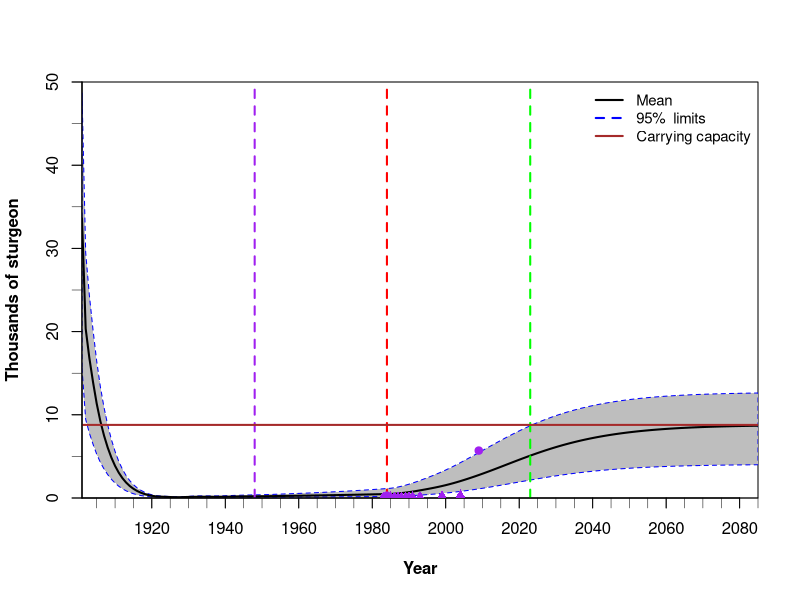

Source code (R):
## Brett van Poorten and Bill Pine
## Sturgeon Code.R
## January 2, 2019
### R code reproduces Bill's SturMod 2.0 Excel file

### adjustments based on recommended edits by Ed Camp and Brett incorporated January 29, 2019

library(ggplot2)
library(reshape)

###------------------------------------------------------###
###--------------------- Parameters ---------------------###
###------------------------------------------------------###

n.st <- 2  # number of pre-recruit stanzas [either 1 (hatchery fish are stocked 
#as eyed eggs) or 2 (hatchery fish are stocked sometime later so wild fish 
#have a period without competition with hatchery fish)]
### NOTE: if n.st==1, you assume fish are stocked after all density dependence is complete;
###       if n.st==2, you assume fish are stocked in the middle of density dependence (so they impact abundance)
AR <- 1  # age at recruitment (end of density-dependent mortality)
A <- 50  # oldest modelled age-class
FIT <- FALSE   # set to true to estimate R0 and second stage U
T1 <- 20       # time starts in 1901; T1 is the year when intense fishing stops (1920)
T2 <- 47       # T2 is the year the dam building began (1947; coffer dams put in; access to habitat lost)
T3 <- 84       # T3 is the year all fishing stopped (1983)
T4 <- 123      # T4 is recovery year period
Ttot <- 185    # Ttot is the total number of years evaluated (until 2085)
T82 <- 83      # T82 is year 1983 first year Zehfuss et al. open estimates at JWLD
T83 <- 84      # T83 is year 1984
T84 <- 85      # T85 is year 1985
T85 <- 86      # T86 is year 1986
T86 <- 87      # T87 is year 1987
T87 <- 88      # T88 is year 1988
T88 <- 89      # T89 is year 1989
T89 <- 90      # T90 is year 1990
T90 <- 91      # T91 is year 1991
T92 <- 93      # T92 is year 1993 and is from USFWS as in Pine and Martel
T98 <- 99      # T98 is year 1999 and is from USFWS as in Pine and Martel
T2003 <- 104    # T2003 is year 2004 and is from USFWS as in Pine and Martel
input <- list()

# Growth
# wild population
input$Linf <- 220       # von Bertalanffy asymptotic length
input$K <- 0.13         # von Bertalanffy 'metabolic' parameter
input$to <- 0           # von Bertalanffy time at zero-length (x-intercept)
input$a <- 6.11e-6      # length-weight scalar
input$b <- 3            # length-weight power parameter

# stocked population
input$Linf.s <- 220
input$K.s <- 0.13
input$to.s <- 0
input$a.s <- 6.11e-6
input$b.s <- 3

# Spawning
# wild population
input$Skip <- TRUE                # skip-spawning? (TRUE/FALSE)
input$Nsk <- 1 # NoSkipInt        # interval between spawning events
input$mai <- 8 # 1st mat          # initial maturation age
input$mah <- 10 # age50matfe      # age at 50% maturity
input$mant <- 5 # yearsofmat      # number of years needed for the entire population to mature
input$mxnt <- 4 # max int         # average skip-spawning interval

# stocked population
input$Skip.s <- TRUE              # skip-spawning? (TRUE/FALSE) 
input$Nsk.s <- 1 # NoSkipInt2     # interval between spawning events
input$mai.s <- 8 # 1st mat2       # initial maturity age
input$mah.s <- 10 # age50matfe2   # age at 50% maturity
input$mant.s <- 5 # yearsofmat2   # number of years needed for entire population to mature 
input$mxnt.s <-4 # max int2       # average skip-spawning interval

# Mortality / Survival
input$M <- .12  #(not used)
input$relmort <- 0.95 # S  #(not used)
input$Mad <- 0.095                # minimum adult mortality (at Linf)
input$Mad.rec <- 0.095            # minimum adult mortality during recovery period
input$u <- 1                      # exploitation rate stage 1
input$bu <- 0.089                 # exploitation rate stage 2
input$bu2 <- 0.0                  # exploitation rate stage 3
input$dome <- TRUE                # dome-shaped exploitation rate? (TRUE/FALSE)
input$lvuln <- 45                 # Length-at-50% vulnerability for ascending curve
input$lvulnsd <- 10               # standard deviation for ascending curve
input$hvuln <- 200                # Length-at-50% vulnerability for descending curve
input$hvulnsd <- 10               # standard deviation for descending curve

# stocked population
input$M.s <- .12  #(not used)
input$S.s <- 0.95  #(not used)
input$Mad.s <- 0.1                # minimum adult mortality (at Linf)
input$Mad.s.rec <- 0.1            # minumum adult mortality during recovery
input$lvuln.s <- 7                # Length-at-50% vulnerability for ascending curve
input$lvulnsd.s <- 10             # standard deviation for ascending curve
input$hvuln.s <- 45               # Length-at-50% vulnerability for descending curve
input$hvulnsd.s <- 10             # standard deviation for descending curve

# Population
input$Ro <- c(9970,2605)          # unfished recruitment (before and after dam)
input$recK <- 5                   # recruitment compensation ratio
input$SXR <- 100                  # initial percent of wild recruitment
input$fid <- 0.5                  # Fidelity to stocked population

# Recruitment modifiers
input$aint <- 2                   # recruitment interval
input$astr <- 1                   # relative strength of strong years
ifelse(input$aint==1,{
  input$astr <- 1
  input$Nstr <- 1
},
input$Nstr <- (input$aint-input$astr)/(input$aint-1))  # Normal strength
input$Cstr <- 1                   # Egg prod divider
input$stock <- 500                # Number stocked (if stocking allowed)
input$Ms <- c(1,1)                # relative mortality of each pre-recruit stanza relative to each other (length must equal N.st)
input$Bs <- c(0.5,0.5)            # relative density effect of each pre-recruit stanza relative to each other (length must equal N.st)

DF <-data.frame(State = c("Unexploited",rep("|",T3-1),"End of Harvest",1:100),
                Year = c(0:(T3),1985:2084),
                Anomoly = c(rep(c(rep(input$Nstr,input$aint-1),input$astr),length=Ttot)),
                Stock = c(rep(FALSE,120),rep(TRUE,20),rep(FALSE,45)),
                U = c(rep(input$u,T1),rep(input$bu,T3-T1),rep(input$bu2,Ttot-T3)),
                Dam =c(rep(1,T2),rep(2,Ttot-T2)),
                stringsAsFactors = FALSE)

###------------------------------------------------------###
###--------------------- Functions ----------------------###
###------------------------------------------------------###

# function that calculates all initial values and vectors
"Initialization" <- function(input){  
  # Note: objects ending in '.s' refer to stocked components
  # weight at maturity
  Wmat <- input$a*(input$Linf*(1-exp(-input$K*(input$mai-1))))^input$b
  Wmat.s <- Wmat
  
  Age <- AR:A
  # number of age-classes
  n.age <- length(Age)
  # length-at-age
  Length <- input$Linf * (1 - exp(-input$K*(Age-input$to)))
  # weight-at-age
  Wt <- input$a*Length^input$b
  # fecundity-at-age
  Fec <- pmax(0,Wt-Wmat)
  # skip spawning frequency (maybe?)
  Sks <- rep(0,n.age)
  ifelse( input$Skip,
          Sks <- pmax(0,(((1/input$mant)/exp(-1))/(input$mah-input$mai))*
                        (Age-input$mai)*exp(-(Age-input$mai)/(input$mah-input$mai))+
                        (1/input$mxnt)^(input$Linf/Length)),
          Sks <- 1/input$Nsk)
  # fecundity-at-age adjusted for skip spawning
  AdjFec <- Fec*Sks
  # Lorenzen-type length-based mortality
  Mu <- rep(0,n.age)
  Mu <- input$Mad*(input$Linf/Length)
  # length-based vulnerability (either logistic or dome-shaped double logistic)
  vuln <- rep(0,n.age)
  ifelse( !input$dome,
          vuln <- 1/(1+exp(-(c(0,Length)-input$lvuln)/input$lvulnsd)),
          vuln <- 1/(1+exp(-(c(0,Length)-input$lvuln)/input$lvulnsd))-
            1/(1+exp(-(c(0,Length)-input$hvuln)/input$hvulnsd)))
  # survivorship
  La <- rep(0,n.age)
  La[1] <- 1
  LaBurn <- Laf <- La
  for(i in 2:A){
    La[i] <- La[i-1]*exp(-Mu[i-1])  # survivorship absent fishing
    LaBurn[i] <- LaBurn[i-1]*(1-input$bu*vuln[i-1])*exp(-Mu[i-1]) # survivorship during burn-in
    Laf[i] <- Laf[i-1]*(1-input$u*vuln[i-1])*exp(-Mu[i-1])  # survivorship during fishing
  }
  
  # all the same vectors as above, but for stocked fish
  Length.s <- input$Linf.s * (1 - exp(-input$K.s*(Age-input$to.s)))
  Wt.s <- input$a.s*Length.s^input$b.s
  Fec.s <- pmax(0,Wt.s-Wmat.s)
  Sks.s <- rep(0,n.age)
  ifelse( input$Skip.s,
          Sks.s <- pmax(0,(((1/input$mant.s)/exp(-1))/(input$mah.s-input$mai.s))*
                          (Age-input$mai.s)*exp(-(Age-input$mai.s)/(input$mah.s-input$mai.s))+
                          (1/input$mxnt.s)^(input$Linf.s/Length.s)),
          Sks.s <- 1/input$Nsk.s)
  AdjFec.s <- Fec.s*Sks.s
  Mu.s <- rep(0,n.age)
  Mu.s <- input$Mad.s*(input$Linf.s/Length.s)
  vuln.s <- rep(0,n.age)
  ifelse( !input$dome,
          vuln.s <- 1/(1+exp(-(c(0,Length.s)-input$lvuln.s)/input$lvulnsd.s)),
          vuln.s <- 1/(1+exp(-(c(0,Length.s)-input$lvuln.s)/input$lvulnsd.s))-
            1/(1+exp(-(c(0,Length.s)-input$hvuln.s)/input$hvulnsd.s)))
  La.s <- rep(0,n.age)
  La.s[1] <- 1
  LaBurn.s <- Laf.s <- La.s
  for(i in 2:A){
    La.s[i] <- La.s[i-1]*exp(-Mu.s[i-1])
    LaBurn.s[i] <- LaBurn.s[i-1]*(1-input$bu*vuln.s[i-1])*exp(-Mu.s[i-1])
    Laf.s[i] <- Laf.s[i-1]*(1-input$u*vuln.s[i-1])*exp(-Mu.s[i-1])
  }
  out <- list()
  out$Age <- Age
  out$Length <- Length
  out$Wt <- Wt
  out$Fec <- Fec
  out$Sks <- Sks
  out$AdjFec <- AdjFec
  out$Mu <- Mu
  out$vuln <- vuln
  out$La <- La
  out$LaBurn <- LaBurn
  out$Laf <- Laf
  out$Length.s <- Length.s
  out$Wt.s <- Wt.s
  out$Fec.s <- Fec.s
  out$Sks.s <- Sks.s
  out$AdjFec.s <- AdjFec.s
  out$Mu.s <- Mu.s
  out$vuln.s <- vuln.s
  out$La.s <- La.s
  out$LaBurn.s <- LaBurn.s
  out$Laf.s <- Laf.s
  return(out)
}

### PRELIMINARY CALCULATIONS
"Prelim.Calc" <- function(input,dam.opt){
  init <- Initialization(input)
  
  # equilibrium unfished eggs per recruit
  EPRo <- sum(init$AdjFec*init$La)
  
  # unfished egg abundance
  ifelse(input$SXR==100,
         Eo <- input$Ro[dam.opt]*EPRo/input$Cstr,
         Eo <- (input$Ro[dam.opt]/2*EPRo)/input$Cstr)
  
  # fished eggs per recruit
  EpRf <- sum(init$AdjFec*init$Laf)
  
  # Beverton-Holt alpha parameter (maximum recruits per spawner)
  reca <- input$recK/EPRo
  reca.st <- vector()  # alpha for each pre-recruit stanza
  for(i in 1:n.st){
    reca.st[i] <- exp(log(reca)*input$Ms[i]/sum(input$Ms[1:n.st]))
  }
  
  # Beverton-Holt beta parameter (carrying capacity parameter)
  recb <- (input$recK-1)/(Eo)
  recb.st <- vector()  # beta for each pre-recruit stanza
  den <- vector()
  tmp.reca.st <- c(1,reca.st)
  for(i in 1:n.st)
    den[i] <- input$Bs[i]*prod(tmp.reca.st[1:i])
  recb.st <- input$Bs[1:n.st]*recb/sum(den[1:n.st])
  
  # effective egg abundance
  EfecEo <- max(0,(reca*EpRf-1)/(recb*EpRf))
  
  # unfished eggs per recruit for stocked fish
  EPRo.s <- sum(init$AdjFec.s*init$La.s)
  
  # unfished egg abundance for stocked fish
  ifelse(input$SXR==100,
         Eo.s <- input$Ro[dam.opt]*EPRo.s,
         Eo.s <- (input$Ro[dam.opt]/2*EPRo.s))
  
  # fished eggs per recruit for stocked fish
  EpRf.s <- sum(init$AdjFec.s*init$Laf.s)
  
  # Beverton-Holt alpha parameter for stocked fish (maximum recruits per spawner)
  reca.s <- input$recK/EPRo.s
  
  # Beverton-Holt beta parameter for stocked fish (carrying capacity parameter)
  recb.s <- (input$recK-1)/Eo.s
  
  # effective egg abundance for stocked fish
  EfecEo.s <- max(0,(reca.s*EpRf.s-1)/(recb.s*EpRf.s))
  
  # unfished abundance
  N0 <- sum(input$Ro[dam.opt]*init$La)
  
  out<-list()
  out$EPRo <- EPRo
  out$Eo <- Eo
  out$EpRf <- EpRf
  out$reca <- reca
  out$recb <- recb
  out$reca.st <- reca.st
  out$recb.st <- recb.st
  out$EfecEo <- EfecEo
  out$EPRo.s <- EPRo.s
  out$Eo.s <- Eo.s
  out$EpRf.s <- EpRf.s
  out$reca.s <- reca.s
  out$recb.s <- recb.s
  out$EfecEo.s <- EfecEo.s
  out$N0 <- N0
  return(out)
}

# Use brute-force to calculate MSY and UMSY
"MSY" <- function(par.input=input,vals=DF){
  U.opt <- seq(0,0.5,length=500)                # evaluate over a range of exploitation rates
  VB <- VN <- YB <- YN <- Rf <- matrix(nrow=500,ncol=2)    # set up matrices of vulnerable biomass, vulnerable numbers and yield across U and dam (before and after)
  init <- Initialization(par.input)
  EPRo <- sum(init$AdjFec*init$La)             # unfished eggs per recruit
  for(dam in 1:2){                             # evaluate without (1) and with (2) dam
    for(i in 1:500){
      par.input$u <- U.opt[i]
      init <- Initialization(par.input)
      EpRf <- sum(init$AdjFec*init$Laf)        # fished eggs per recruit at U=U.opt[i]
      # calculate equilibrium fished recruits
      Rf[i,dam] <- par.input$Ro[dam]*EPRo/EpRf*(par.input$recK*EpRf/EPRo-1)/(par.input$recK-1)
      VB[i,dam] <- Rf[i,dam]*sum(init$Wt*init$vuln[2:(n.age+1)]*init$Laf)  # vulnerable biomass
      VN[i,dam] <- Rf[i,dam]*sum(init$vuln[2:(n.age+1)]*init$Laf)          # vulnerable numbers of fish 
      YB[i,dam] <- sum(par.input$u*VB[i,dam])       # yield in biomass
      YN[i,dam] <- sum(par.input$u*VN[i,dam])       # yield in biomass
    }
  }
  out <- list()
  out$YB <- YB
  out$YN <- YN
  out$U <- U.opt
  out$VB <- VB
  out$VN <- VN
  out$Rf <- Rf
  return(out)
}


### POPULATION ABUNDANCE TABLES
"Dynamic.Mod" <- function(par.input=input,vals=DF){
  init <- Initialization(par.input)
  
  Age <- init$Age
  Length <- init$Length
  Wt <- init$Wt
  Fec <- init$Fec
  Sks <- init$Sks
  AdjFec <- init$AdjFec
  Mu <- init$Mu
  vuln <- init$vuln
  La <- init$La
  LaBurn <- init$LaBurn
  Laf <- init$Laf
  Length.s <- init$Length.s
  Wt.s <- init$Wt.s
  Fec.s <- init$Fec.s
  Sks.s <- init$Sks.s
  AdjFec.s <- init$AdjFec.s
  Mu.s <- init$Mu.s
  vuln.s <- init$vuln.s
  La.s <- init$La.s
  LaBurn.s <- init$LaBurn.s
  Laf.s <- init$Laf.s
  Mu.rec <- par.input$Mad.rec*(input$Linf/Length)
  Mu.s.rec <- par.input$Mad.s.rec*(input$Linf/Length)
  
  yr <- vals$Year
  anom <- vals$Anomoly
  rel <- vals$Stock
  U <- vals$U
  Dam <- vals$Dam
  n.age <- length(Age)
  
  calcs <- Prelim.Calc(par.input,1)   # preliminary calculations for pre-dam condition
  EPRo <- calcs$EPRo
  Eo <- list()
  Eo[[1]] <- calcs$Eo
  EpRf <- calcs$EpRf
  reca <- calcs$reca
  recb <- list()
  recb[[1]] <- calcs$recb
  reca.st <- calcs$reca.st
  recb.st <- list()
  recb.st[[1]] <- calcs$recb.st
  EfecEo <- list()
  EfecEo[[1]] <- calcs$EfecEo
  EPRo.s <- calcs$EPRo.s
  Eo.s <- list()
  Eo.s[[1]] <- calcs$Eo.s
  EpRf.s <- calcs$EpRf.s
  reca.s <- calcs$reca.s
  recb.s <- list()
  recb.s[[1]] <- calcs$recb.s
  EfecEo.s <- list()
  EfecEo.s[[1]] <- calcs$EfecEo.s
  N0 <- calcs$N0
  
  calcs2 <- Prelim.Calc(par.input,2)   # preliminary calculations for post-dam condition
  Eo[[2]] <- calcs2$Eo
  recb[[2]] <- calcs2$recb
  recb.st[[2]] <- calcs2$recb.st
  EfecEo[[2]] <- calcs2$EfecEo
  Eo.s[[2]] <- calcs2$Eo.s
  recb.s[[2]] <- calcs2$recb.s
  EfecEo.s[[2]] <- calcs2$EfecEo.s
  
  Nt <- vector()       # abundance of wild fish per year
  Bt <- vector()       # biomass of wild fish per year
  Eggs <- vector()     # wild eggs per year
  Nt.s <- vector()     # abundance of stocked fish per year
  Bt.s <- vector()     # biomass of stocked fish per year
  Eggs.s <- vector()   # eggs of stocked fish per year
  Eggs.t <- vector()   # total eggs per year
  rat <- vector()      # ratio of stocked to wild eggs per year
  R.t <- vector()      # total recruits per year
  p.egg <- vector()    # proportion of total eggs that are wild-origin
  p.egg.s <- vector()  # proportion of total eggs that are hatchery-origin
  dyn.EPR <- rep(0,Ttot)  # dynamic eggs per recruit (used for true dynamic SPR)
  R <- matrix(nrow=n.st,ncol=Ttot)        # wild recruits per year
  R.s <- matrix(nrow=n.st,ncol=Ttot)      # stocked recruits per year
  N.w <- matrix(nrow=Ttot+1,ncol=A)  # matrix of wild fish
  N.s <- N.w                        # matrix of stocked fish
  
  # simulate equilibrium initial abundance (before dam)
  Sint <- c(rep(1,par.input$Nsk))
  N.w[1,1] <- par.input$Ro[1]*La[1]*par.input$SXR/100        # initial unfished wild recruits
  N.w[1,2:A] <- N.w[1,1]*La[2:A]                  # initial unfished wild age structure
  N.s[1,1] <- par.input$Ro[1]*La.s[1]*(1-par.input$SXR/100)  # initial unfished stocked recruits
  N.s[1,2:A] <- N.s[1,1]*La.s[2:A]                # initial unfished stocked age structure
  # simulate over years
  for(y in 1:Ttot){
    if(y >= T3){
      Mu <- Mu.rec
      Mu.s <- Mu.s.rec
    }
    Eggs[y] <- max(1e-5,sum(N.w[y,]*AdjFec))      # eggs produced from wild population
    Eggs.s[y] <- max(1e-5,sum(N.s[y,]*AdjFec.s))  # eggs produced from stocked population
    Eggs.t[y] <- Eggs[y]+Eggs.s[y]                # total egg production
    rat[y] <- Eggs.s[y]/Eggs[y]                   # ratio of stocked to wild eggs
    R.t[y] <- max(0,reca.st[1]*Eggs.t[y]/(1+recb.st[[Dam[y]]][1]*Eggs.t[y]))*anom[y]  # Total recruitment to first stanza (includes anomoly)
    p.egg[y] <- Eggs[y]/Eggs.t[y]                 # proportion of eggs that are wild
    p.egg.s[y] <- Eggs.s[y]/Eggs.t[y]             # proportion of eggs that are stocked
    R[1,y] <- R.t[y]*p.egg[y]+R.t[y]*p.egg.s[y]*(1-par.input$fid)  # wild recruits to stanza 1 (accounts for stocked eggs 'naturalizing')
    R.s[1,y] <- R.t[y]*p.egg.s[y]*par.input$fid       # stocked recruits to stanza 1
    ifelse(n.st==1,                               # if there is only 1 recruitment stanza
           N.w[y+1,1] <- R[1,y],                       # age-1 fish are equal to calculated recruits
           {                                           # if there are 2 recruitment stanzas (where stocked fish are now added)
             tot.R <- R[1,y]+R.s[1,y]+par.input$stock*rel[y]           # competition for resources includes all fish (including stocked)
             N.w[y+1,1] <- reca.st[2]*R[1,y]/(1+recb.st[[Dam[y]]][2]*tot.R)  # wild recruits to population are negatively impacted by competition from all
           })
    for(a in 1:A){
      dyn.EPR[y] <- dyn.EPR[y]+(N.w[y,a]*AdjFec[a]+N.s[y,a]*AdjFec.s[a])/(N.w[max(y-a+1,1),1]+N.s[max(y-a+1,1),1])
    }
    N.w[y+1,2:A] <- pmax(0,N.w[y,1:(A-1)]*(1-U[y]*vuln[1:(A-1)])*exp(-Mu[1:(A-1)])) # wild abundance of older fish is impacted by length-specific natural mortality and exploitation
    ifelse(n.st==1,                                      # if there is only 1 recruitment stanza
           N.s[y+1,1] <- R.s[1,y]+rel[y]*par.input$stock,     # age-1 stocked fish are equal to calculated recruits
           {                                              # if there are 2 recruitment stanzas (where stocked fish are now added)
             tot.R <- R[1,y]+R.s[1,y]+rel[y]*par.input$stock  # competition for resources includes all fish (including stocked)
             R.s.tmp <- R.s[1,y]+rel[y]*par.input$stock       # hatchery fish...
             N.s[y+1,1] <- reca.st[2]*R.s.tmp/(1+recb.st[[Dam[y]]][2]*tot.R)})  # hatchery recruits to population are negatively impacted by competition from all
    N.s[y+1,2:A] <- pmax(0,N.s[y,1:(A-1)]*(1-U[y]*vuln.s[1:(A-1)])*exp(-Mu.s[1:(A-1)]))  # hatchery recruits to population are negatively impacted by length-specific natural mortality and exploitation
  }
  # Annual summaries
  Nt <- pmax(0,rowSums(N.w))   # total wild abundance per year
  Bt <- rowSums(sweep(N.w,2,Wt,'*'))  # total wild biomass per year
  Nt.s <- pmax(0,rowSums(N.s))  # total stocked abundance per year
  Bt.s <- rowSums(sweep(N.s,2,Wt.s,'*'))  # total stocked biomass per year
  N.sum <- Nt+Nt.s  # total abundance per year
  B.sum <- Bt+Bt.s  # total biomass per year
  vuln.N <- rowSums(sweep(N.w,2,vuln[AR:A],'*')+sweep(N.s,2,vuln.s[AR:A],'*'))  # vulnerable abundance per year
  a4N <- rowSums(N.w[,4:A])
  a2N <- rowSums(N.w[,2:A])
  vuln.B <- rowSums(sweep(N.w,2,(vuln[AR:A]*Wt),'*')+sweep(N.s,2,(vuln.s[AR:A]*Wt.s),'*'))  # vulnerable biomass per year
  av.vuln.wt <- vuln.B/vuln.N  # average vulnerable weight per year
  N.harv <- U*vuln.N[1:Ttot]           # numbers harvested per year
  B.harv <- U*vuln.B[1:Ttot]           # biomass harvested per year
  p.w <- Nt / (Nt + Nt.s)              # proportion wild
  p.s <- Nt.s / (Nt + Nt.s)            # proportion stocked
  p.orig.N <- Nt/Nt[1]                 # abundance relative to unfished
  p.orig.B <- Bt/Bt[1]                 # biomass relative to unfished
  p.orig.vulnN <- vuln.N/vuln.N[1]
  dyn.SPR <- Eggs.t/Eggs.t[1]          # eggs relative to unfished (not really SPR)
  dyn.SPR2 <- dyn.EPR/EPRo             # true dynamic SPR
  
  out <- list()
  out$Nt <- Nt
  out$Bt <- Bt
  out$Eggs <- Eggs
  out$Nt.s <- Nt.s
  out$Bt.s <- Bt.s
  out$Eggs.s <- Eggs.s
  out$Eggs.t <- Eggs.t
  out$N.sum <- N.sum
  out$a4N <- a4N
  out$B.sum <- B.sum
  out$vuln.N <- vuln.N
  out$vuln.B <- vuln.B
  out$av.vuln.wt <- av.vuln.wt
  out$N.harv <- N.harv
  out$B.harv <- B.harv
  out$p.w <- p.w
  out$p.s <- p.s
  out$p.orig.N <- p.orig.N
  out$p.orig.B <- p.orig.B
  out$dyn.SPR <- dyn.SPR
  out$dyn.SPR2 <- dyn.SPR2
  out$rat <- rat
  out$R.t <- R.t
  out$p.egg <- p.egg
  out$p.egg.s <- p.egg.s
  out$R <- R
  out$R.s <- R.s
  out$N.w <- N.w
  out$N.s <- N.s
  out$pN02023 <- p.orig.N[T4]
  out$prec <- a4N[T3]/4195
  out$Nclose <- a2N[T3]
  return(out)
}

###------------------------------------------------------###
###-------------------- Initialize ----------------------###
###------------------------------------------------------###

theta <- c(log(0.5/(1-0.5)),log(0.12/(1-0.12)))  # estimate two stages of exploitation

fr <- function(theta){
  trial.inp <- input
  trial.DF <- DF
  trial.DF$Stock <- rep(FALSE,Ttot)
  trial.DF$U[1:T1] <- 1/(1+exp(-theta[1]))
  trial.DF$U[(T1+1):T3] <- 1/(1+exp(-theta[2]))
  trial.inp$Ro <- c(14452,3770)#c(9970,2605)
  dyn <- Dynamic.Mod(trial.inp,trial.DF)
  SS <- vector()
  # fit to unfished abundance
  SS[1] <- (log(dyn$Nclose)-log(282))^2  # fit to 1985 abundance
  SS[2] <- (log(dyn$a4N[109])-log(2000))^2 # fit to 2009 abundance
  
  return(sum(SS))
}

if(FIT){
  est<-optim(theta,fr,method="BFGS",control=list(maxit=1000))
}

###------------------------------------------------------###
###---------------------- Figures -----------------------###
###------------------------------------------------------###

# inputs are different starting values (lower, upper 95% CI) 
#    for unfished recruitment (R0), stage-1 (yrs 1-12) and stage-2 exploitation rate (U for years 13-24)
#    Baseline estimates are based on age-4 fish at unfished (with a dam: Ahrens and Pine 2013): 4,195 (CI 1,932-6,066),
#    age-4 in 1985 (Wooley and Crateau 1985): 282, and recent estimates (Pine and Martell 2009): 2000
#L95.R0=c(4625,1200),mu.R0=c(9970,2605),U95.R0=c(14452,3770),L95.U1=1,mu.U1=1,U95.U1=1,L95.U2=0.094,mu.U2=0.089,U95.U2=0.077
"Scenario1" <- function(L95.R0=c(4625,1200),mu.R0=c(9970,2605),U95.R0=c(14452,3770),L95.U1=1,mu.U1=1,U95.U1=1,L95.U2=0.094,mu.U2=0.089,U95.U2=0.077){
  base.inp <- input
  base.DF <- DF
  base.DF$Stock <- rep(FALSE,Ttot)
  base.inp$Ro <- mu.R0
  base.DF$U = c(rep(mu.U1,T1),rep(mu.U2,T3-T1),rep(input$bu2,Ttot-T3))
  mid.est <- Dynamic.Mod(base.inp,base.DF)
  base.inp$Ro <- L95.R0
  base.DF$U = c(rep(L95.U1,T1),rep(L95.U2,T3-T1),rep(input$bu2,Ttot-T3))
  low.est <- Dynamic.Mod(base.inp,base.DF)
  base.inp$Ro <- U95.R0
  base.DF$U = c(rep(U95.U1,T1),rep(U95.U2,T3-T1),rep(input$bu2,Ttot-T3))
  upp.est <- Dynamic.Mod(base.inp,base.DF)
  cat("Median SPR: ",mid.est$dyn.SPR2[T4],"\n")
  cat("CI: ",low.est$dyn.SPR2[T4],", ",upp.est$dyn.SPR2[T4],"\n")
  plot(upp.est$N.sum[1:Ttot],t="n",xaxt="n",yaxt="n",ylab="Thousands of sturgeon",
       xlab="Year",xaxs="i",font.lab=2,yaxs="i",ylim=c(-1,50000))
  polygon(x=c(1:Ttot,rev(1:Ttot)),y=c(low.est$N.sum[1:Ttot],rev(upp.est$N.sum[1:Ttot])),
          col="grey",border="blue",lty=2)
  lines(mid.est$N.sum[1:Ttot],lty=1,lwd=2)
  abline(v=T2+1,col="purple",lty=2,lwd=2)
  abline(v=T3,col="red",lty=2,lwd=2)
  abline(v=T4,col="green",lty=2,lwd=2)
  abline(h=8784,col="brown",lwd=2)
  axis(1,at=seq(0,Ttot,20),seq(1900,2085,20))
  axis(1,at=seq(0,Ttot,5),labels=FALSE,lwd=0.5)
  axis(2,at=seq(0,100000,10000),seq(0,100,10))
  axis(2,at=seq(0,100000,5000),labels=FALSE,lwd=0.5)
  # put Wooley and Crateau 1985 estimate on the figure
  points(T3,282,pch=19,col="purple")
  points(T82,111,pch=17,col="purple")
  points(T83,119,pch=17,col="purple")
  points(T84,117,pch=17,col="purple")
  points(T85,108,pch=17,col="purple")
  points(T86,103,pch=17,col="purple")
  points(T87,88,pch=17,col="purple")
  points(T88,89,pch=17,col="purple")
  points(T89,90,pch=17,col="purple")
  points(T90,117,pch=17,col="purple")
  points(T92,155,pch=17,col="purple")
  points(T98,260,pch=17,col="purple")
  points(T2003,350,pch=17,col="purple")
  lines(rep(T3,2),c(181,645),col="purple")
  points(109,2000/(mid.est$a4N[109]/mid.est$N.sum[109]),pch=19,col="purple")
  legend("topright",lty=c(1,2,1),legend=c("Mean","95%  limits","Carrying capacity"),
         bty="n",col=c("black","blue","brown"),lwd=2,cex=0.9)
}
#pdf("Figure 1.pdf",width=11,height=6)
Scenario1()
#dev.off()

# inputs include baseline recruitment (R0), baseline 2nd stage exploitation (U.base)
#   and then proportional change in 1st and 2nd exploitation rates to achieve 
#   50, 75, 95 and 99% unfished abundance (N0) by 2023
Scenario2 <- function(mu.R0=c(9970,2605),U.base=0.089,p.50=0.985,p.75=0.83,p.95=0.56,p.99=0.5){
  base.inp <- input
  base.DF <- DF
  base.DF$Stock <- rep(FALSE,Ttot)
  base.inp$Ro <- mu.R0
  base.DF$U = c(rep(input$u,T1),rep(U.base,T3-T1),rep(input$bu2,Ttot-T3))
  baseline.est <- Dynamic.Mod(base.inp,base.DF)   # base model run
  base.DF$U = base.DF$U * p.50
  est.50 <- Dynamic.Mod(base.inp,base.DF)   # model run ending with 50% N0 by 2023
  base.DF$U = base.DF$U * p.75
  est.75 <- Dynamic.Mod(base.inp,base.DF)   # model run ending with 75% N0 by 2023
  base.DF$U = base.DF$U * p.95
  est.95 <- Dynamic.Mod(base.inp,base.DF)   # model run ending with 95% N0 by 2023
  base.DF$U = base.DF$U * p.99
  est.99 <- Dynamic.Mod(base.inp,base.DF)   # model run ending with 99% N0 by 2023
  cat("To attain 50% carrying capacity, N would have to have been ",est.50$N.sum[T3]/baseline.est$N.sum[T3]," higher in 1984\n")
  cat("To attain 75% carrying capacity, N would have to have been ",est.75$N.sum[T3]/baseline.est$N.sum[T3]," higher in 1984\n")
  cat("To attain 95% carrying capacity, N would have to have been ",est.95$N.sum[T3]/baseline.est$N.sum[T3]," higher in 1984\n")
  cat("To attain 99% carrying capacity, N would have to have been ",est.99$N.sum[T3]/baseline.est$N.sum[T3]," higher in 1984\n")
  cat("Baseline SPR: ",baseline.est$dyn.SPR2[T4],"\n")
  cat("50% N0 SPR: ",est.50$dyn.SPR2[T4],"\n")
  cat("75% N0 SPR: ",est.75$dyn.SPR2[T4],"\n")
  cat("95% N0 SPR: ",est.95$dyn.SPR2[T4],"\n")
  cat("99% N0 SPR: ",est.99$dyn.SPR2[T4],"\n")
  plot(baseline.est$N.sum[1:Ttot],t="l",lwd=2,xaxt="n",yaxt="n",ylim=c(-1,50000),
       ylab="Thousands of sturgeon",xlab="Year",xaxs="i",font.lab=2,yaxs="i")
  lines(est.50$N.sum[1:Ttot],col="blue",lwd=2)
  lines(est.75$N.sum[1:Ttot],col="grey",lwd=2)
  lines(est.95$N.sum[1:Ttot],col="darkgreen",lwd=2)
  lines(est.99$N.sum[1:Ttot],col="orange",lwd=2)
  lines(baseline.est$N.sum[1:Ttot],col="black",lwd=2)
  axis(1,at=seq(0,Ttot,20),seq(1900,2085,20))
  axis(1,at=seq(0,Ttot,5),labels=FALSE,lwd=0.5)
  axis(2,at=seq(0,100000,10000),seq(0,100,10))
  axis(2,at=seq(0,100000,5000),labels=FALSE,lwd=0.5)
  abline(v=T2+1,col="purple",lty=2,lwd=2)
  abline(v=T3,col="red",lty=2,lwd=2)
  abline(v=T4,col="green",lty=2,lwd=2)
  abline(h=8784,col="brown",lwd=2)
  legend("topright",lty=1,legend=c("Baseline","50% recovered","75% recovered",
                                   "95% recovered","99% recovered","Carrying capacity"),
         bty="n",col=c("black","blue","grey","darkgreen","orange","brown"),lwd=2,cex=0.9)
}
#pdf("Figure 2.pdf",width=11,height=6)
#Scenario2()
#dev.off()

"Scenario3" <- function(mu.R0=c(9970,2605),U.base=0.089){
  base.inp <- input
  base.DF <- DF
  base.DF$Stock <- rep(FALSE,Ttot)
  base.inp$Ro <- mu.R0
  base.DF$U = c(rep(input$u,T1),rep(U.base,T3-T1),rep(input$bu2,Ttot-T3))
  baseline.est <- Dynamic.Mod(base.inp,base.DF)   # base model run
  base.DF$U = c(rep(input$u,T1),rep(U.base,T3-T1),rep(0.01,Ttot-T3))
  U01.est <- Dynamic.Mod(base.inp,base.DF)   # additional exploitation pressure after 'closure'
  base.DF$U = c(rep(input$u,T1),rep(U.base,T3-T1),rep(0.05,Ttot-T3))
  U05.est <- Dynamic.Mod(base.inp,base.DF)   # additional exploitation pressure after 'closure'
  base.DF$U = c(rep(input$u,T1),rep(U.base,T3-T1),rep(0.1,Ttot-T3))
  U1.est <- Dynamic.Mod(base.inp,base.DF)   # additional exploitation pressure after 'closure'
  base.DF$U = c(rep(input$u,T1),rep(U.base,T3-T1),rep(input$bu2,Ttot-T3))
  base.inp$Mad.rec <- 0.145
  M145.est <- Dynamic.Mod(base.inp,base.DF)   # additional exploitation pressure after 'closure'
  base.inp$Mad.rec <- 0.12
  M12.est <- Dynamic.Mod(base.inp,base.DF)   # additional exploitation pressure after 'closure'
  base.inp$Mad.rec <- 0.105
  M105.est <- Dynamic.Mod(base.inp,base.DF)   # additional exploitation pressure after 'closure'
  base.inp$Mad.rec <- 0.085
  M085.est <- Dynamic.Mod(base.inp,base.DF)   # additional exploitation pressure after 'closure'
  base.inp$Mad.rec <- 0.07
  M07.est <- Dynamic.Mod(base.inp,base.DF)   # additional exploitation pressure after 'closure'
  cat("U=0.01 SPR: ",baseline.est$dyn.SPR2[T4],"\n")
  cat("U=0.5 SPR: ",U01.est$dyn.SPR2[T4],"\n")
  cat("U=1 SPR: ",U1.est$dyn.SPR2[T4],"\n")
  cat("M=0.145 SPR: ",M145.est$dyn.SPR2[T4],"\n")
  cat("M=0.12 SPR: ",M12.est$dyn.SPR2[T4],"\n")
  cat("M=0.105 SPR: ",M105.est$dyn.SPR2[T4],"\n")
  cat("M=0.085 SPR: ",M085.est$dyn.SPR2[T4],"\n")
  cat("M=0.07 SPR: ",M07.est$dyn.SPR2[T4],"\n")
  
  layout(matrix(1:2,nrow=1))
  par(mar=c(5,4,1,0))
  plot(baseline.est$N.sum[1:Ttot],t="l",lwd=2,xaxt="n",yaxt="n",ylim=c(-1,50000),
       ylab="Thousands of sturgeon",xlab="Year",xaxs="i",font.lab=2,yaxs="i")
  lines(U01.est$N.sum[1:Ttot],col="blue",lwd=2)
  lines(U05.est$N.sum[1:Ttot],col="grey",lwd=2)
  lines(U1.est$N.sum[1:Ttot],col="darkgreen",lwd=2)
  lines(baseline.est$N.sum[1:Ttot],col="black",lwd=2)
  axis(1,at=seq(0,Ttot,20),seq(1900,2085,20))
  axis(1,at=seq(0,Ttot,5),labels=FALSE,lwd=0.5)
  axis(2,at=seq(0,100000,10000),seq(0,100,10))
  axis(2,at=seq(0,100000,5000),labels=FALSE,lwd=0.5)
  abline(v=T2+1,col="purple",lty=2,lwd=2)
  abline(v=T3,col="red",lty=2,lwd=2)
  abline(v=T4,col="green",lty=2,lwd=2)
  abline(h=8784,col="brown",lwd=2)
  legend("topleft","A",text.font=2,cex=1.2,bty="n")
  legend("topright",lty=1,legend=c("Baseline","U=0.01","U=0.05",
                                   "U=0.10","Carrying capacity"),
         bty="n",col=c("black","blue","grey","darkgreen","brown"),lwd=2,cex=0.9)
  
  par(mar=c(5,2,1,2))
  plot(baseline.est$N.sum[1:Ttot],t="l",lwd=2,xaxt="n",yaxt="n",ylim=c(0,50000),
       ylab="",xlab="Year",xaxs="i",font.lab=2,yaxs="i")
  lines(M145.est$N.sum[1:Ttot],col="blue",lwd=2)
  lines(M12.est$N.sum[1:Ttot],col="darkgreen",lwd=2)
  lines(M105.est$N.sum[1:Ttot],col="orange",lwd=2)
  lines(M085.est$N.sum[1:Ttot],col="grey",lwd=2)
  lines(M07.est$N.sum[1:Ttot],col="purple",lwd=2)
  lines(baseline.est$N.sum[1:Ttot],col="black",lwd=2)
  axis(1,at=seq(0,Ttot,20),seq(1900,2085,20))
  axis(1,at=seq(0,Ttot,5),labels=FALSE,lwd=0.5)
  axis(2,at=seq(0,100000,5000),labels=FALSE,lwd=0.5)
  abline(v=T2+1,col="purple",lty=2,lwd=2)
  abline(v=T3,col="red",lty=2,lwd=2)
  abline(v=T4,col="green",lty=2,lwd=2)
  abline(h=9000,col="brown",lwd=2)
  legend("topleft","B",text.font=2,cex=1.2,bty="n")
  legend("topright",lty=1,legend=c("Baseline","M=0.146","M=0.120",
                                   "M=0.105","M=0.085","M=0.070","Carrying capacity"),
         bty="n",col=c("black","blue","darkgreen","orange","grey","purple","brown"),lwd=2,cex=0.9)
}
#pdf("Figure 3.pdf",width=11,height=6)
#Scenario3()
#dev.off()

"Scenario4" <- function(mu.R0=c(9970,2605),U.base=0.089){
  base.inp <- input
  base.DF <- DF
  base.DF$Stock <- rep(FALSE,Ttot)
  base.inp$Ro <- mu.R0
  base.DF$U = c(rep(input$u,T1),rep(U.base,T3-T1),rep(input$bu2,Ttot-T3))
  baseline.est <- Dynamic.Mod(base.inp,base.DF)   # base model run
  base.inp$astr <- 2
  base.inp$aint <- 2
  base.inp$Nstr <- (base.inp$aint-base.inp$astr)/(base.inp$aint-1)  # Normal strength
  base.DF$Anomoly = c(rep(c(rep(base.inp$Nstr,base.inp$aint-1),base.inp$astr),length=Ttot))  
  skip2 <- Dynamic.Mod(base.inp,base.DF)   # spawn every 2nd year
  base.inp$aint <- 4
  base.inp$Nstr <- (base.inp$aint-base.inp$astr)/(base.inp$aint-1)  # Normal strength
  base.DF$Anomoly = c(rep(c(rep(base.inp$Nstr,base.inp$aint-1),base.inp$astr),length=Ttot))  
  skip4 <- Dynamic.Mod(base.inp,base.DF)   # spawn every 4th year
  base.inp$aint <- 5
  base.inp$Nstr <- (base.inp$aint-base.inp$astr)/(base.inp$aint-1)  # Normal strength
  base.DF$Anomoly = c(rep(c(rep(base.inp$Nstr,base.inp$aint-1),base.inp$astr),length=Ttot))  
  skip5 <- Dynamic.Mod(base.inp,base.DF)   # spawn every 5th year
  
  base.inp$astr <- 2
  base.inp$aint <- 1
  base.inp$Nstr <- (base.inp$aint-base.inp$astr)/(base.inp$aint-1)  # Normal strength
  base.DF$Anomoly = c(rep(c(rep(base.inp$Nstr,base.inp$aint-1),base.inp$astr),length=Ttot))  
  base.DF$Anomoly = c(rep(1,T3),rep(1.25,Ttot-T3))
  inc.rec <- Dynamic.Mod(base.inp,base.DF)   # Increase carrying capacity by 25%
  cat("Spawn every 2nd year SPR: ",skip2$dyn.SPR2[T4],"\n")
  cat("Spawn every 4th year SPR: ",skip4$dyn.SPR2[T4],"\n")
  cat("Spawn every 5th year SPR: ",skip5$dyn.SPR2[T4],"\n")
  cat("Spawn every 2nd year SPR: ",inc.rec$dyn.SPR2[T4],"\n")
  cat("Increase carrying capacity SPR: ",baseline.est$dyn.SPR2[T4],"\n")
  
  layout(matrix(1:2,nrow=1))
  par(mar=c(5,4,1,0))
  plot(baseline.est$N.sum[1:Ttot],t="l",lwd=2,xaxt="n",yaxt="n",ylim=c(-1,50000),
       ylab="Thousands of sturgeon",xlab="Year",xaxs="i",font.lab=2,yaxs="i")
  lines(skip2$N.sum[1:Ttot],col="blue",lwd=2)
  lines(skip4$N.sum[1:Ttot],col="grey",lwd=2)
  lines(skip5$N.sum[1:Ttot],col="darkgreen",lwd=2)
  lines(baseline.est$N.sum[1:Ttot],col="black",lwd=2)
  axis(1,at=seq(0,Ttot,20),seq(1900,2085,20))
  axis(1,at=seq(0,Ttot,5),labels=FALSE,lwd=0.5)
  axis(2,at=seq(0,100000,10000),seq(0,100,10))
  axis(2,at=seq(0,100000,5000),labels=FALSE,lwd=0.5)
  abline(v=T2+1,col="purple",lty=2,lwd=2)
  abline(v=T3,col="red",lty=2,lwd=2)
  abline(v=T4,col="green",lty=2,lwd=2)
  abline(h=8784,col="brown",lwd=2)
  legend("topleft","A",text.font=2,cex=1.2,bty="n")
  legend("topright",lty=1,legend=c("Baseline","1 of 2","1 of 4",
                                   "1 of 5","Carrying capacity"),
         bty="n",col=c("black","blue","grey","darkgreen","brown"),lwd=2,cex=0.9)
  
  par(mar=c(5,2,1,2))
  plot(baseline.est$N.sum[1:Ttot],t="l",lwd=2,xaxt="n",yaxt="n",ylim=c(-1,50000),
       ylab="",xlab="Year",xaxs="i",font.lab=2,yaxs="i")
  lines(inc.rec$N.sum[1:Ttot],col="blue",lwd=2)
  lines(baseline.est$N.sum[1:Ttot],col="black",lwd=2)
  axis(1,at=seq(0,Ttot,20),seq(1900,2085,20))
  axis(1,at=seq(0,Ttot,5),labels=FALSE,lwd=0.5)
  axis(2,at=seq(0,100000,5000),labels=FALSE,lwd=0.5)
  abline(v=T2+1,col="purple",lty=2,lwd=2)
  abline(v=T3,col="red",lty=2,lwd=2)
  abline(v=T4,col="green",lty=2,lwd=2)
  abline(h=8784,col="brown",lwd=2)
  legend("topleft","B",text.font=2,cex=1.2,bty="n")
  legend("topright",lty=1,legend=c("Baseline","+25% increase",
                                   "Carrying capacity"),
         bty="n",col=c("black","blue","brown"),lwd=2,cex=0.9)
}
#pdf("Figure 4.pdf",width=11,height=6)
#Scenario4()
#dev.off()

"Scenario5" <- function(mu.R0=c(9970,2605),U.base=0.089){
  base.inp <- input
  base.DF <- DF
  base.DF$Stock <- rep(FALSE,Ttot)
  base.inp$Ro <- mu.R0
  base.DF$U = c(rep(input$u,T1),rep(U.base,T3-T1),rep(input$bu2,Ttot-T3))
  baseline.est <- Dynamic.Mod(base.inp,base.DF)   # base model run
  base.inp$stock <- 5000
  base.DF$Stock <- c(rep(FALSE,T3),rep(TRUE,5),rep(FALSE,Ttot-T3-5))
  stock.5.5000 <- Dynamic.Mod(base.inp,base.DF)   # stock 500 fish for 5 years
  base.DF$Stock <- c(rep(FALSE,T3),rep(TRUE,20),rep(FALSE,Ttot-T3-20))
  stock.20.5000 <- Dynamic.Mod(base.inp,base.DF)   # stock 500 fish for 20 years
  base.inp$stock <- 2500
  base.DF$Stock <- c(rep(FALSE,T3),rep(TRUE,5),rep(FALSE,Ttot-T3-5))
  stock.5.2500 <- Dynamic.Mod(base.inp,base.DF)   # stock 500 fish for 5 years
  base.DF$Stock <- c(rep(FALSE,T3),rep(TRUE,20),rep(FALSE,Ttot-T3-20))
  stock.20.2500 <- Dynamic.Mod(base.inp,base.DF)   # stock 500 fish for 20 years
  base.DF$Anomoly = c(rep(1,T3),rep(1.25,Ttot-T3))
  base.DF$Stock <- rep(FALSE,Ttot)
  inc.rec <- Dynamic.Mod(base.inp,base.DF)   # spawn every 5th year
  cat("Stock 2500 for 5 years SPR: ",baseline.est$dyn.SPR2[T4],"\n")
  cat("Stock 5000 for 5 years SPR: ",baseline.est$dyn.SPR2[T4],"\n")
  cat("Stock 2500 for 20 years SPR: ",baseline.est$dyn.SPR2[T4],"\n")
  cat("Stock 5000 for 20 years SPR: ",baseline.est$dyn.SPR2[T4],"\n")
  
  layout(matrix(1:2,nrow=1))
  par(mar=c(5,4,1,0))
  plot(baseline.est$N.sum[1:Ttot],t="l",lwd=2,xaxt="n",yaxt="n",ylim=c(-1,50000),
       ylab="Thousands of sturgeon",xlab="Year",xaxs="i",font.lab=2,yaxs="i")
  lines(stock.5.2500$N.sum[1:Ttot],col="blue",lwd=2)
  lines(stock.5.5000$N.sum[1:Ttot],col="grey",lwd=2)
  lines(inc.rec$N.sum[1:Ttot],col="darkgreen",lwd=2)
  lines(baseline.est$N.sum[1:Ttot],col="black",lwd=2)
  axis(1,at=seq(0,Ttot,20),seq(1900,2085,20))
  axis(1,at=seq(0,Ttot,5),labels=FALSE,lwd=0.5)
  axis(2,at=seq(0,100000,10000),seq(0,100,10))
  axis(2,at=seq(0,100000,5000),labels=FALSE,lwd=0.5)
  abline(v=T2+1,col="purple",lty=2,lwd=2)
  abline(v=T3,col="red",lty=2,lwd=2)
  abline(v=T4,col="green",lty=2,lwd=2)
  abline(h=8784,col="brown",lwd=2)
  legend("topleft","A",text.font=2,cex=1.2,bty="n")
  legend("topright",lty=1,legend=c("Baseline","Stock 2500/yr","Stock 5000/yr",
                                   "+25% recruitment","Carrying capacity"),
         bty="n",col=c("black","blue","grey","darkgreen","brown"),lwd=2,cex=0.9)
  
  par(mar=c(5,2,1,2))
  plot(baseline.est$N.sum[1:Ttot],t="l",lwd=2,xaxt="n",yaxt="n",ylim=c(-1,50000),
       ylab="",xlab="Year",xaxs="i",font.lab=2,yaxs="i")
  lines(stock.20.2500$N.sum[1:Ttot],col="blue",lwd=2)
  lines(stock.20.5000$N.sum[1:Ttot],col="grey",lwd=2)
  lines(inc.rec$N.sum[1:Ttot],col="darkgreen",lwd=2)
  lines(baseline.est$N.sum[1:Ttot],col="black",lwd=2)
  axis(1,at=seq(0,Ttot,20),seq(1900,2085,20))
  axis(1,at=seq(0,Ttot,5),labels=FALSE,lwd=0.5)
  axis(2,at=seq(0,100000,5000),labels=FALSE,lwd=0.5)
  abline(v=T2+1,col="purple",lty=2,lwd=2)
  abline(v=T3,col="red",lty=2,lwd=2)
  abline(v=T4,col="green",lty=2,lwd=2)
  abline(h=8784,col="brown",lwd=2)
  legend("topleft","B",text.font=2,cex=1.2,bty="n")
  legend("topright",lty=1,legend=c("Baseline","Stock 2500/yr","Stock 5000/yr",
                                   "+25% increase","Carrying capacity"),
         bty="n",col=c("black","blue","grey","darkgreen","brown"),lwd=2,cex=0.9)
}
#pdf("Figure 5.pdf",width=11,height=6)
#Scenario5()
#dev.off()

"Age.Structure" <- function(mu.R0=c(9970,2605),U.base=0.089){
  base.inp <- input
  base.DF <- DF
  base.DF$Stock <- rep(FALSE,Ttot)
  base.inp$Ro <- mu.R0
  base.DF$U = c(rep(input$u,T1),rep(U.base,T3-T1),rep(input$bu2,Ttot-T3))
  baseline.est <- Dynamic.Mod(base.inp,base.DF)   # base model run
  data <- melt(baseline.est$N.w)#/rowSums(baseline.est$N.w))
  
  f <- ggplot(data,aes(x=X1,y=X2,fill=(value))) + 
    geom_raster(interpolate=TRUE) +
    scale_x_continuous(limits=range(data$X1),expand=c(0,0),
                       breaks=seq(20,180,20),labels=seq(1920,2080,20)) +
    scale_y_continuous(limits=range(data$X2),expand=c(0,0)) +
    labs(x="Year",y="Age-class") +
    #scale_fill_gradient2("Proportional\nabundance",low="red",mid="yellow",high="purple",
    #                     midpoint=0.05)+
    scale_fill_gradientn("Abundance", colours=rainbow(7),limits=c(0,500)) +
    geom_vline(xintercept=c(T2+1,T3,T4),colour="black",lty=2) + 
    theme_classic(base_size=16) + 
    theme(axis.title=element_text(face="bold"))
  x_intercept <- seq(20,180,20)
  y_intercept <- seq(5,50,5)
  f + geom_vline(xintercept=x_intercept, color="white", size=0.2) +
    geom_hline(yintercept=y_intercept, color="white", size=0.2)
}

Appendix <- function(mu.R0=c(9970,2605),U.base=0.089){
  base.inp <- input
  base.DF <- DF
  base.DF$Stock <- rep(FALSE,Ttot)
  base.inp$Ro <- mu.R0
  base.DF$U = c(rep(input$u,T1),rep(U.base,T3-T1),rep(input$bu2,Ttot-T3))
  baseline.est <- Dynamic.Mod(base.inp,base.DF)$N.sum[1:Ttot]   # base model run
  base.inp$recK <- 3
  reck3 <- Dynamic.Mod(base.inp,base.DF)$N.sum[1:Ttot]   # model run ending with 50% N0 by 2023
  base.inp$recK <- 7
  reck7 <- Dynamic.Mod(base.inp,base.DF)$N.sum[1:Ttot]   # model run ending with 75% N0 by 2023
  base.inp$recK <- 10
  reck10 <- Dynamic.Mod(base.inp,base.DF)$N.sum[1:Ttot]   # model run ending with 95% N0 by 2023
  plot(baseline.est,t="l",lwd=2,xaxt="n",yaxt="n",ylim=c(-1,50000),
       ylab="Thousands of sturgeon",xlab="Year",xaxs="i",font.lab=2,yaxs="i")
  lines(reck3,col="blue",lwd=2)
  lines(reck7,col="grey",lwd=2)
  lines(reck10,col="darkgreen",lwd=2)
  lines(baseline.est,col="black",lwd=2)
  axis(1,at=seq(0,Ttot,20),seq(1900,2085,20))
  axis(1,at=seq(0,Ttot,5),labels=FALSE,lwd=0.5)
  axis(2,at=seq(0,100000,10000),seq(0,100,10))
  axis(2,at=seq(0,100000,5000),labels=FALSE,lwd=0.5)
  abline(v=T2+1,col="purple",lty=2,lwd=2)
  abline(v=T3,col="red",lty=2,lwd=2)
  abline(v=T4,col="green",lty=2,lwd=2)
  abline(h=8784,col="brown",lwd=2)
  legend("topright",lty=1,legend=c("Baseline",expression(paste(kappa,"=3")),
                                   expression(paste(kappa,"=7")),
                                   expression(paste(kappa,"=10")),
                                   "Carrying capacity"),
         bty="n",col=c("black","blue","grey","darkgreen","brown"),lwd=2,cex=0.9)
}
